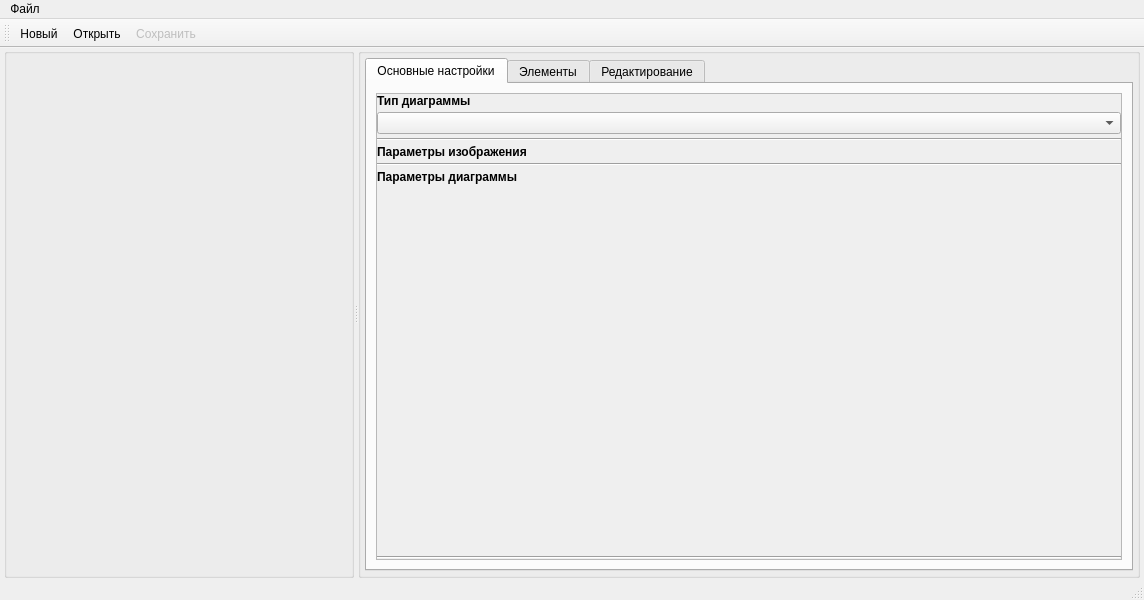
<?xml version="1.0" encoding="UTF-8"?>
<ui version="4.0">
 <class>MainWindow</class>
 <widget class="QMainWindow" name="MainWindow">
  <property name="windowModality">
   <enum>Qt::NonModal</enum>
  </property>
  <property name="enabled">
   <bool>true</bool>
  </property>
  <property name="geometry">
   <rect>
    <x>0</x>
    <y>0</y>
    <width>1144</width>
    <height>600</height>
   </rect>
  </property>
  <property name="sizePolicy">
   <sizepolicy hsizetype="Fixed" vsizetype="Fixed">
    <horstretch>0</horstretch>
    <verstretch>0</verstretch>
   </sizepolicy>
  </property>
  <property name="minimumSize">
   <size>
    <width>0</width>
    <height>0</height>
   </size>
  </property>
  <property name="windowTitle">
   <string>Автоматизация ИД</string>
  </property>
  <property name="styleSheet">
   <string notr="true"/>
  </property>
  <widget class="QWidget" name="centralwidget">
   <layout class="QVBoxLayout" name="verticalLayout_6">
    <property name="leftMargin">
     <number>4</number>
    </property>
    <property name="topMargin">
     <number>0</number>
    </property>
    <property name="rightMargin">
     <number>4</number>
    </property>
    <property name="bottomMargin">
     <number>0</number>
    </property>
    <item>
     <widget class="QSplitter" name="centralwidget_splitter">
      <property name="orientation">
       <enum>Qt::Horizontal</enum>
      </property>
      <widget class="QGroupBox" name="gb_center">
       <property name="sizePolicy">
        <sizepolicy hsizetype="Preferred" vsizetype="Preferred">
         <horstretch>0</horstretch>
         <verstretch>0</verstretch>
        </sizepolicy>
       </property>
       <property name="minimumSize">
        <size>
         <width>350</width>
         <height>0</height>
        </size>
       </property>
       <property name="flat">
        <bool>false</bool>
       </property>
       <property name="checkable">
        <bool>false</bool>
       </property>
       <layout class="QVBoxLayout" name="verticalLayout" stretch="1">
        <property name="leftMargin">
         <number>4</number>
        </property>
        <property name="topMargin">
         <number>4</number>
        </property>
        <property name="rightMargin">
         <number>4</number>
        </property>
        <property name="bottomMargin">
         <number>4</number>
        </property>
        <item>
         <widget class="ImageWidget" name="imagewidget" native="true">
          <property name="enabled">
           <bool>true</bool>
          </property>
         </widget>
        </item>
       </layout>
      </widget>
      <widget class="QGroupBox" name="gb_right">
       <property name="sizePolicy">
        <sizepolicy hsizetype="Preferred" vsizetype="Preferred">
         <horstretch>0</horstretch>
         <verstretch>0</verstretch>
        </sizepolicy>
       </property>
       <property name="minimumSize">
        <size>
         <width>0</width>
         <height>0</height>
        </size>
       </property>
       <layout class="QVBoxLayout" name="verticalLayout_2">
        <property name="leftMargin">
         <number>4</number>
        </property>
        <property name="topMargin">
         <number>4</number>
        </property>
        <property name="rightMargin">
         <number>4</number>
        </property>
        <property name="bottomMargin">
         <number>4</number>
        </property>
        <item>
         <widget class="QTabWidget" name="tabw_right">
          <property name="currentIndex">
           <number>0</number>
          </property>
          <property name="documentMode">
           <bool>false</bool>
          </property>
          <widget class="QWidget" name="tab_general">
           <attribute name="title">
            <string>Основные настройки</string>
           </attribute>
           <layout class="QVBoxLayout" name="verticalLayout_5">
            <property name="spacing">
             <number>6</number>
            </property>
            <property name="leftMargin">
             <number>9</number>
            </property>
            <property name="topMargin">
             <number>9</number>
            </property>
            <property name="rightMargin">
             <number>9</number>
            </property>
            <property name="bottomMargin">
             <number>9</number>
            </property>
            <item>
             <widget class="QScrollArea" name="sa_general">
              <property name="widgetResizable">
               <bool>true</bool>
              </property>
              <widget class="QWidget" name="sa_general_contents">
               <property name="geometry">
                <rect>
                 <x>0</x>
                 <y>0</y>
                 <width>745</width>
                 <height>464</height>
                </rect>
               </property>
               <layout class="QVBoxLayout" name="verticalLayout_8" stretch="0,0,0,0,0,0,0,0,0,0">
                <property name="spacing">
                 <number>4</number>
                </property>
                <property name="leftMargin">
                 <number>0</number>
                </property>
                <property name="topMargin">
                 <number>0</number>
                </property>
                <property name="rightMargin">
                 <number>0</number>
                </property>
                <property name="bottomMargin">
                 <number>0</number>
                </property>
                <item>
                 <widget class="QLabel" name="label_type">
                  <property name="text">
                   <string>&lt;html&gt;&lt;head/&gt;&lt;body&gt;&lt;p&gt;&lt;span style=&quot; font-weight:700;&quot;&gt;Тип диаграммы&lt;/span&gt;&lt;/p&gt;&lt;/body&gt;&lt;/html&gt;</string>
                  </property>
                 </widget>
                </item>
                <item>
                 <widget class="QComboBox" name="combox_type"/>
                </item>
                <item>
                 <widget class="Line" name="line_2">
                  <property name="orientation">
                   <enum>Qt::Horizontal</enum>
                  </property>
                 </widget>
                </item>
                <item>
                 <widget class="QLabel" name="label_image_parameters">
                  <property name="text">
                   <string>&lt;html&gt;&lt;head/&gt;&lt;body&gt;&lt;p&gt;&lt;span style=&quot; font-weight:700;&quot;&gt;Параметры изображения&lt;/span&gt;&lt;/p&gt;&lt;/body&gt;&lt;/html&gt;</string>
                  </property>
                 </widget>
                </item>
                <item>
                 <layout class="QFormLayout" name="fl_image_parameters"/>
                </item>
                <item>
                 <widget class="Line" name="line_6">
                  <property name="orientation">
                   <enum>Qt::Horizontal</enum>
                  </property>
                 </widget>
                </item>
                <item>
                 <widget class="QLabel" name="label_diagramm_parameters">
                  <property name="text">
                   <string>&lt;html&gt;&lt;head/&gt;&lt;body&gt;&lt;p&gt;&lt;span style=&quot; font-weight:700;&quot;&gt;Параметры диаграммы&lt;/span&gt;&lt;/p&gt;&lt;/body&gt;&lt;/html&gt;</string>
                  </property>
                 </widget>
                </item>
                <item>
                 <layout class="QFormLayout" name="fl_diagramm_parameters"/>
                </item>
                <item>
                 <spacer name="verticalSpacer">
                  <property name="orientation">
                   <enum>Qt::Vertical</enum>
                  </property>
                  <property name="sizeHint" stdset="0">
                   <size>
                    <width>20</width>
                    <height>40</height>
                   </size>
                  </property>
                 </spacer>
                </item>
                <item>
                 <widget class="Line" name="line">
                  <property name="orientation">
                   <enum>Qt::Horizontal</enum>
                  </property>
                 </widget>
                </item>
               </layout>
              </widget>
             </widget>
            </item>
           </layout>
          </widget>
          <widget class="QWidget" name="tab_elements">
           <attribute name="title">
            <string>Элементы</string>
           </attribute>
           <layout class="QVBoxLayout" name="verticalLayout_3">
            <property name="spacing">
             <number>6</number>
            </property>
            <item>
             <widget class="QSplitter" name="splitter">
              <property name="orientation">
               <enum>Qt::Vertical</enum>
              </property>
              <widget class="QWidget" name="verticalLayoutWidget">
               <layout class="QVBoxLayout" name="vl_nodes">
                <property name="spacing">
                 <number>4</number>
                </property>
                <item>
                 <widget class="QLabel" name="label_nodes">
                  <property name="text">
                   <string>&lt;html&gt;&lt;head/&gt;&lt;body&gt;&lt;p&gt;&lt;span style=&quot; font-weight:700;&quot;&gt;Вершины&lt;/span&gt;&lt;/p&gt;&lt;/body&gt;&lt;/html&gt;</string>
                  </property>
                 </widget>
                </item>
                <item>
                 <widget class="QTableWidget" name="tablew_nodes"/>
                </item>
                <item>
                 <layout class="QHBoxLayout" name="hl_btns">
                  <item>
                   <widget class="QPushButton" name="btn_addnode">
                    <property name="text">
                     <string>Добавить вершину</string>
                    </property>
                   </widget>
                  </item>
                  <item>
                   <widget class="QPushButton" name="btn_deletenode">
                    <property name="text">
                     <string>Удалить вершину</string>
                    </property>
                   </widget>
                  </item>
                 </layout>
                </item>
               </layout>
              </widget>
              <widget class="QWidget" name="verticalLayoutWidget_2">
               <layout class="QVBoxLayout" name="vl_connections">
                <property name="spacing">
                 <number>4</number>
                </property>
                <item>
                 <widget class="Line" name="line_3">
                  <property name="orientation">
                   <enum>Qt::Horizontal</enum>
                  </property>
                 </widget>
                </item>
                <item>
                 <widget class="QLabel" name="label_connections">
                  <property name="text">
                   <string>&lt;html&gt;&lt;head/&gt;&lt;body&gt;&lt;p&gt;&lt;span style=&quot; font-weight:700;&quot;&gt;Соединения&lt;/span&gt;&lt;/p&gt;&lt;/body&gt;&lt;/html&gt;</string>
                  </property>
                 </widget>
                </item>
                <item>
                 <widget class="QTableWidget" name="tablew_connections"/>
                </item>
               </layout>
              </widget>
             </widget>
            </item>
           </layout>
          </widget>
          <widget class="QWidget" name="tab_editor">
           <attribute name="title">
            <string>Редактирование</string>
           </attribute>
           <layout class="QVBoxLayout" name="verticalLayout_7" stretch="0">
            <property name="spacing">
             <number>9</number>
            </property>
            <property name="leftMargin">
             <number>9</number>
            </property>
            <property name="topMargin">
             <number>9</number>
            </property>
            <property name="rightMargin">
             <number>9</number>
            </property>
            <property name="bottomMargin">
             <number>9</number>
            </property>
            <item>
             <widget class="QScrollArea" name="editor_scrollarea">
              <property name="frameShape">
               <enum>QFrame::NoFrame</enum>
              </property>
              <property name="widgetResizable">
               <bool>true</bool>
              </property>
              <widget class="QWidget" name="editor_scrollarea_contents">
               <property name="geometry">
                <rect>
                 <x>0</x>
                 <y>0</y>
                 <width>747</width>
                 <height>466</height>
                </rect>
               </property>
               <layout class="QVBoxLayout" name="verticalLayout_4" stretch="0,0,0,0,0,0,0,0,1">
                <property name="spacing">
                 <number>6</number>
                </property>
                <property name="leftMargin">
                 <number>0</number>
                </property>
                <property name="topMargin">
                 <number>0</number>
                </property>
                <property name="rightMargin">
                 <number>0</number>
                </property>
                <property name="bottomMargin">
                 <number>0</number>
                </property>
                <item>
                 <widget class="QLabel" name="label_object_data">
                  <property name="text">
                   <string>&lt;html&gt;&lt;head/&gt;&lt;body&gt;&lt;p&gt;&lt;span style=&quot; font-weight:700;&quot;&gt;Данные&lt;/span&gt;&lt;/p&gt;&lt;/body&gt;&lt;/html&gt;</string>
                  </property>
                 </widget>
                </item>
                <item>
                 <layout class="QFormLayout" name="fl_object_data">
                  <property name="rowWrapPolicy">
                   <enum>QFormLayout::WrapLongRows</enum>
                  </property>
                 </layout>
                </item>
                <item>
                 <widget class="Line" name="line_4">
                  <property name="orientation">
                   <enum>Qt::Horizontal</enum>
                  </property>
                 </widget>
                </item>
                <item>
                 <widget class="QLabel" name="label_object_parameters">
                  <property name="text">
                   <string>&lt;html&gt;&lt;head/&gt;&lt;body&gt;&lt;p&gt;&lt;span style=&quot; font-weight:700;&quot;&gt;Параметры&lt;/span&gt;&lt;/p&gt;&lt;/body&gt;&lt;/html&gt;</string>
                  </property>
                 </widget>
                </item>
                <item>
                 <layout class="QFormLayout" name="fl_object_parameters">
                  <property name="rowWrapPolicy">
                   <enum>QFormLayout::WrapLongRows</enum>
                  </property>
                 </layout>
                </item>
                <item>
                 <widget class="Line" name="line_5">
                  <property name="orientation">
                   <enum>Qt::Horizontal</enum>
                  </property>
                 </widget>
                </item>
                <item>
                 <widget class="QLabel" name="label_type_object_parameters">
                  <property name="text">
                   <string>&lt;html&gt;&lt;head/&gt;&lt;body&gt;&lt;p&gt;&lt;span style=&quot; font-weight:700;&quot;&gt;Параметры типа выбранного элемента&lt;/span&gt;&lt;/p&gt;&lt;/body&gt;&lt;/html&gt;</string>
                  </property>
                 </widget>
                </item>
                <item>
                 <layout class="QFormLayout" name="fl_type_object_parameters">
                  <property name="rowWrapPolicy">
                   <enum>QFormLayout::WrapLongRows</enum>
                  </property>
                 </layout>
                </item>
                <item>
                 <spacer name="vertical_spacer">
                  <property name="orientation">
                   <enum>Qt::Vertical</enum>
                  </property>
                  <property name="sizeHint" stdset="0">
                   <size>
                    <width>20</width>
                    <height>40</height>
                   </size>
                  </property>
                 </spacer>
                </item>
               </layout>
              </widget>
             </widget>
            </item>
           </layout>
          </widget>
         </widget>
        </item>
       </layout>
      </widget>
     </widget>
    </item>
   </layout>
  </widget>
  <widget class="QMenuBar" name="menu_bar">
   <property name="geometry">
    <rect>
     <x>0</x>
     <y>0</y>
     <width>1144</width>
     <height>22</height>
    </rect>
   </property>
   <widget class="QMenu" name="menu_file">
    <property name="title">
     <string>Файл</string>
    </property>
    <addaction name="action_new"/>
    <addaction name="action_open"/>
    <addaction name="separator"/>
    <addaction name="action_save"/>
    <addaction name="action_saveas"/>
    <addaction name="separator"/>
    <addaction name="action_export_to_image"/>
   </widget>
   <addaction name="menu_file"/>
  </widget>
  <widget class="QToolBar" name="tb_main">
   <property name="enabled">
    <bool>true</bool>
   </property>
   <property name="windowTitle">
    <string>Панель инструментов</string>
   </property>
   <property name="movable">
    <bool>true</bool>
   </property>
   <property name="allowedAreas">
    <set>Qt::AllToolBarAreas</set>
   </property>
   <property name="orientation">
    <enum>Qt::Horizontal</enum>
   </property>
   <property name="iconSize">
    <size>
     <width>32</width>
     <height>24</height>
    </size>
   </property>
   <property name="toolButtonStyle">
    <enum>Qt::ToolButtonIconOnly</enum>
   </property>
   <property name="floatable">
    <bool>false</bool>
   </property>
   <attribute name="toolBarArea">
    <enum>TopToolBarArea</enum>
   </attribute>
   <attribute name="toolBarBreak">
    <bool>false</bool>
   </attribute>
   <addaction name="action_new"/>
   <addaction name="action_open"/>
   <addaction name="action_save"/>
  </widget>
  <widget class="QStatusBar" name="status_bar">
   <property name="sizeGripEnabled">
    <bool>true</bool>
   </property>
  </widget>
  <action name="action_new">
   <property name="icon">
    <iconset theme="document-new" resource="../resources.qrc">
     <normaloff>:/white-icons/resources/white-icons/add-file.svg</normaloff>:/white-icons/resources/white-icons/add-file.svg</iconset>
   </property>
   <property name="text">
    <string>Новый</string>
   </property>
   <property name="shortcut">
    <string>Ctrl+N</string>
   </property>
  </action>
  <action name="action_open">
   <property name="icon">
    <iconset resource="../resources.qrc">
     <normaloff>:/white-icons/resources/white-icons/open.svg</normaloff>:/white-icons/resources/white-icons/open.svg</iconset>
   </property>
   <property name="text">
    <string>Открыть</string>
   </property>
   <property name="shortcut">
    <string>Ctrl+O</string>
   </property>
  </action>
  <action name="action_saveas">
   <property name="enabled">
    <bool>false</bool>
   </property>
   <property name="icon">
    <iconset resource="../resources.qrc">
     <normaloff>:/white-icons/resources/white-icons/save.svg</normaloff>:/white-icons/resources/white-icons/save.svg</iconset>
   </property>
   <property name="text">
    <string>Сохранить как</string>
   </property>
   <property name="shortcut">
    <string>Ctrl+Shift+S</string>
   </property>
  </action>
  <action name="action_save">
   <property name="enabled">
    <bool>false</bool>
   </property>
   <property name="icon">
    <iconset resource="../resources.qrc">
     <normaloff>:/white-icons/resources/white-icons/save.svg</normaloff>:/white-icons/resources/white-icons/save.svg</iconset>
   </property>
   <property name="text">
    <string>Сохранить</string>
   </property>
   <property name="shortcut">
    <string>Ctrl+S</string>
   </property>
  </action>
  <action name="action_zoomin">
   <property name="enabled">
    <bool>false</bool>
   </property>
   <property name="icon">
    <iconset resource="../resources.qrc">
     <normaloff>:/white-icons/resources/white-icons/zoom-in.svg</normaloff>:/white-icons/resources/white-icons/zoom-in.svg</iconset>
   </property>
   <property name="text">
    <string>Увеличить</string>
   </property>
   <property name="shortcut">
    <string>Ctrl++</string>
   </property>
   <property name="menuRole">
    <enum>QAction::TextHeuristicRole</enum>
   </property>
  </action>
  <action name="action_zoomout">
   <property name="enabled">
    <bool>false</bool>
   </property>
   <property name="icon">
    <iconset resource="../resources.qrc">
     <normaloff>:/white-icons/resources/white-icons/zoom-out.svg</normaloff>:/white-icons/resources/white-icons/zoom-out.svg</iconset>
   </property>
   <property name="text">
    <string>Уменьшить</string>
   </property>
   <property name="toolTip">
    <string>Уменьшить</string>
   </property>
   <property name="shortcut">
    <string>Ctrl+-</string>
   </property>
   <property name="menuRole">
    <enum>QAction::TextHeuristicRole</enum>
   </property>
  </action>
  <action name="action_edit_variables">
   <property name="enabled">
    <bool>false</bool>
   </property>
   <property name="icon">
    <iconset resource="../resources.qrc">
     <normaloff>:/white-icons/resources/white-icons/text-editor.svg</normaloff>:/white-icons/resources/white-icons/text-editor.svg</iconset>
   </property>
   <property name="text">
    <string>Редактор переменных</string>
   </property>
   <property name="iconText">
    <string>Редактор переменных</string>
   </property>
   <property name="toolTip">
    <string>Редактор переменных</string>
   </property>
  </action>
  <action name="action_zoomfitpage">
   <property name="checkable">
    <bool>true</bool>
   </property>
   <property name="enabled">
    <bool>false</bool>
   </property>
   <property name="icon">
    <iconset resource="../resources.qrc">
     <normaloff>:/white-icons/resources/white-icons/zoom-fit-width.svg</normaloff>:/white-icons/resources/white-icons/zoom-fit-width.svg</iconset>
   </property>
   <property name="text">
    <string>По ширине</string>
   </property>
   <property name="menuRole">
    <enum>QAction::TextHeuristicRole</enum>
   </property>
  </action>
  <action name="action_export_to_image">
   <property name="enabled">
    <bool>false</bool>
   </property>
   <property name="icon">
    <iconset resource="../resources.qrc">
     <normaloff>:/white-icons/resources/white-icons/export.svg</normaloff>:/white-icons/resources/white-icons/export.svg</iconset>
   </property>
   <property name="text">
    <string>Экспорт в изображение</string>
   </property>
  </action>
  <action name="action_edit_templates">
   <property name="enabled">
    <bool>false</bool>
   </property>
   <property name="icon">
    <iconset resource="../resources.qrc">
     <normaloff>:/white-icons/resources/white-icons/template.svg</normaloff>:/white-icons/resources/white-icons/template.svg</iconset>
   </property>
   <property name="text">
    <string>Редактор шаблонов</string>
   </property>
   <property name="menuRole">
    <enum>QAction::TextHeuristicRole</enum>
   </property>
  </action>
  <action name="action_edit_composition">
   <property name="enabled">
    <bool>false</bool>
   </property>
   <property name="icon">
    <iconset resource="../resources.qrc">
     <normaloff>:/white-icons/resources/white-icons/items-tree.svg</normaloff>:/white-icons/resources/white-icons/items-tree.svg</iconset>
   </property>
   <property name="text">
    <string>Редактор состава ИД</string>
   </property>
   <property name="menuRole">
    <enum>QAction::TextHeuristicRole</enum>
   </property>
  </action>
  <action name="action_clear_trash">
   <property name="icon">
    <iconset resource="../resources.qrc">
     <normaloff>:/white-icons/resources/white-icons/trash.svg</normaloff>:/white-icons/resources/white-icons/trash.svg</iconset>
   </property>
   <property name="text">
    <string>Очистка от мусора</string>
   </property>
  </action>
 </widget>
 <customwidgets>
  <customwidget>
   <class>ImageWidget</class>
   <extends>QWidget</extends>
   <header>package/controllers/imagewidget</header>
   <container>1</container>
  </customwidget>
 </customwidgets>
 <resources>
  <include location="../resources.qrc"/>
 </resources>
 <connections/>
</ui>
